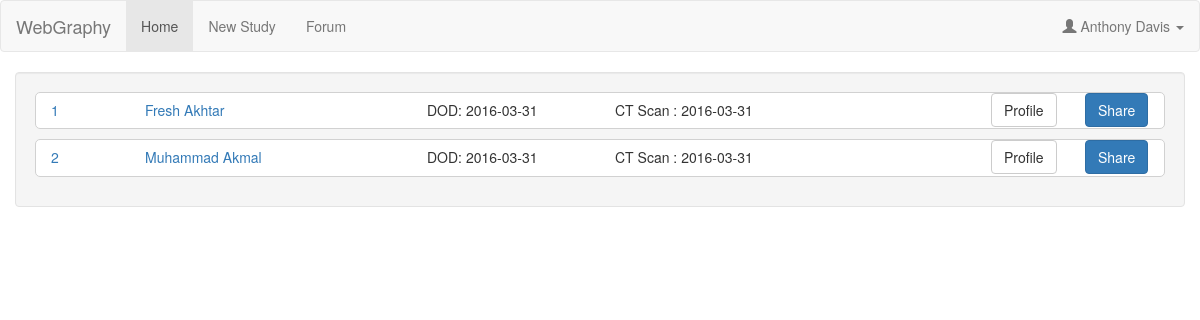
The page /home.php (signed in) on the database its author committed.
### tables this page shows
CREATE TABLE `referees` (
  `referreeID` int(11) NOT NULL,
  `userID` int(11) NOT NULL,
  `firstName` varchar(255) NOT NULL,
  `surName` varchar(255) NOT NULL,
  `surgeryID` int(11) NOT NULL
);

CREATE TABLE `studyobject` (
  `objectID` int(11) NOT NULL,
  `objectFirstname` varchar(255) NOT NULL,
  `objectSurname` varchar(255) NOT NULL,
  `ICNumber` int(11) NOT NULL,
  `telephone` int(11) NOT NULL,
  `DOB` date NOT NULL,
  `Sex` varchar(10) NOT NULL,
  `height` smallint(6) NOT NULL,
  `weight` smallint(6) NOT NULL,
  `homeAddress` varchar(255) NOT NULL,
  `homeCity` varchar(255) NOT NULL,
  `homeState` varchar(255) NOT NULL,
  `DOD` date NOT NULL,
  `deathCause` varchar(255) NOT NULL
);

CREATE TABLE `ctscan` (
  `CTScanID` int(11) NOT NULL,
  `date` date NOT NULL,
  `time` time NOT NULL,
  `objectID` int(11) NOT NULL
);

### getUsername.php (called while the page is built, shortened)
<?php
include ('conn.php');
$userID = $_SESSION['user_id'];
if( $_SESSION['user_type'] == 'admin'){
	$sql = "SELECT * FROM administrators WHERE userID = '$userID'";
}else{
	$sql = "SELECT * FROM referees WHERE userID = '$userID'";
}
			$result = $conn->query($sql);
			$row = $result->fetch_assoc();
			$fName=$row['firstName'];
			$sName=$row['surName'];
			if( $_SESSION['user_type'] != 'admin'){
			$referreeID = $row['referreeID'];
			}
?>

### home.php (the view, shortened to what this page needs)
<!DOCTYPE html>
<html lang="en">
<head>
  <link rel="stylesheet" href="http://maxcdn.bootstrapcdn.com/bootstrap/3.3.6/css/bootstrap.min.css">
</head>
<body id="fullBody">
<div class="navBar">
<?php
$include = "home";
 include 'navBar.php';
 ?>
  </div>
<div class=" well container">
<?php
	if( $_SESSION['user_type'] == 'admin'):
	?>
	<?php
	 $sql= ("SELECT DISTINCT study.`referreeID`, `firstName`, `surName` FROM referees
		 INNER JOIN study ON referees.`referreeID`=study.`referreeID`
		 ORDER BY `referees`.`firstName` ASC  ");
		$result = $conn->query($sql);
		if ($result->num_rows > 0) :
		while ($row = $result->fetch_assoc()):
		$fName = $row['firstName'];
		$sName = $row['surName'];
		$id = $row['referreeID'];
		?>
		<h3><?php	echo $fName ." " .$sName?> </h3>
	<?php
	$sql_bar = ("SELECT * FROM studyobject
	INNER JOIN ctscan ON studyobject.`objectID`=ctscan.`objectID`
	INNER JOIN study ON ctscan.`objectID` = study.`objectID`
	WHERE referreeID = $id
	ORDER BY `ctscan`.`date` DESC ");
		 include 'home_profile.php';
		?>
		<?php
		endwhile;
		endif;
		else:
		$sql_bar=("SELECT * FROM studyobject
		INNER JOIN study ON studyobject.objectID = study.objectID
		INNER JOIN ctscan ON studyobject.`objectID`=ctscan.`objectID`
		WHERE study.referreeID = '$referreeID'
		ORDER BY `ctscan`.`date` DESC");
		include 'home_profile.php';
		endif;
		?>
</div>
</body>
</body>
</html>

### navBar.php (shortened to what this page needs)
<!DOCTYPE html>
<?php
include ('getUsername.php');
?>
<html>
<nav class= "navbar navbar-default">
  <div class="container-fluid">
    <div class="navbar-header">
      <a class="navbar-brand" href="home.php">WebGraphy</a>
    </div>
    <ul class="nav navbar-nav">
      <li class="<?php if ($include=="home"){echo 'active';}?>"><a href="home.php">Home</a></li>
	 <li class="<?php if ($include=="newPatient"){echo 'active';}?>"><a href="studyNew.php">New Study</a></li>
<?php if( $_SESSION['user_type'] != 'admin'):?>
	<li class="<?php if ($include=="forum"){echo 'active';}?>"><a href="forum.php">Forum</a></li>
<?php endif?>
	</ul>
	      <ul class="nav navbar-nav navbar-right">
				<li><a class="dropdown-toggle" data-toggle="dropdown" href="#"><span class="glyphicon glyphicon-user"></span><?php echo" " .$fName." " .$sName;?>  <span class="caret"></span></a>
				</li>
		  </ul>
		  </nav>
		  </html>

### home_profile.php (shortened to what this page needs)
<?php
$result_bar = $conn->query($sql_bar);
	if ($result_bar->num_rows > 0) :
	while($row_bar = $result_bar->fetch_assoc()) :
	?>
	<div class="col-md-12" style= "background:#ffffff; border-radius: 5px;  border-style: solid;
    border-width: 1px; margin-bottom: 10px; border-color: #D1D1D1">
	<div class="row">
				<a href = "viewer.php?ct=<?php echo $row_bar['CTScanID'];?>" style="cursor:pointer"><div class="col-sm-1">
				<div class="input-group">
				<h5><?php echo $row_bar['objectID'];?></h5>
				</div>
				</div>
				<div class="col-sm-3">
				<div class="input-group">
				<h5><?php echo $row_bar['objectFirstname'] ." ". $row_bar['objectSurname'];?></h5>
				</div>
				</div></a>
				<div class="col-sm-2">
				<div class="input-group">
				<h5>DOD: <?php echo $row_bar['DOD']?></h5>
				</div>
				</div>
				<div class="col-sm-2">
				<div class="input-group">
				<h5>CT Scan : <?php echo $row_bar['date']?></h5>
				</div>
				</div>
				<div class="col-sm-2">
				</div>
				<div class="col-sm-1">
				<div class="input-group">
				<a href="studyProfile.php?add=<?php echo $row_bar['objectID'];?>"><button class="btn btn-default">Profile</button></a>
				</div>
				</div>
					 <?php if( $_SESSION['user_type'] != 'admin'):?>
				<div class="col-sm-1">
				<div class="input-group">
				<a href="?obID=<?php echo $row_bar['objectID'];?>#"><button class="btn btn-primary" id="btn_show" onclick="show()">Share</button></a>
				</div>
				</div>
				<?php endif; ?>
	</div>
	</div>
	<?php
	endwhile;
	else: ?>
	<h3> No Record Found!<h3>
	<?php endif;	?>

### rows shown on the page
referees: firstName "Anthony", surName "Davis"
studyobject: ctscan.objectID "1", objectFirstname "Fresh", objectSurname "Akhtar", DOD "2016-03-31", ctscan.date "2016-03-31"
studyobject: ctscan.objectID "2", objectFirstname "Muhammad", objectSurname "Akmal", DOD "2016-03-31", ctscan.date "2016-03-31"
